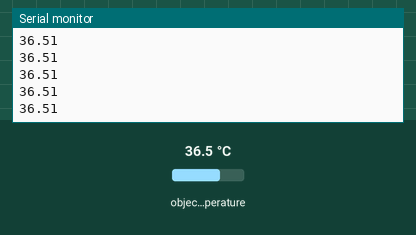
Recording of a sketch running on a simulated Arduino Uno, built with avr-gcc and run on an emulated ATmega328P. Shown: the last lines printed to the serial monitor. The test bench sets the inputs (shaded band); at power-on: object temperature 36.5 °C.

Above: at 1.2 s.
1.3 s: object temperature set to 20 °C
At 1.32 s:
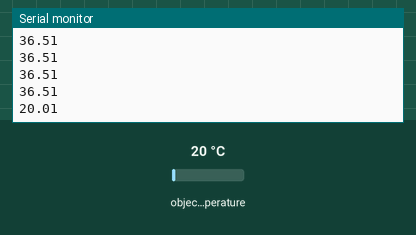
2.8 s: object temperature set to 26 °C
At 2.83 s:
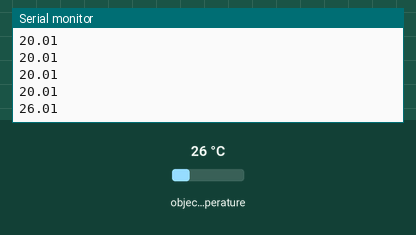
Timing chart, 0 to 5.8 s (numbered marks = the images above; inputs shaded):
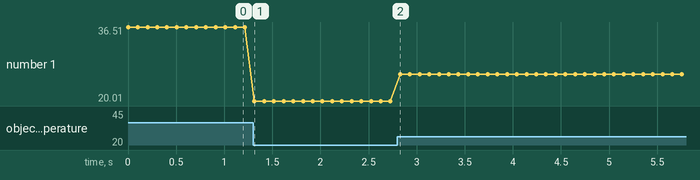

Measured:
- after the input at 1.3 s, the serial monitor: prints a new line at once (image 1)
- after the input at 2.8 s, the serial monitor: prints a new line at once (image 2)
- plotted number 1: 36.51 → 20.01 after the input at 1.3 s, 20.01 → 26.01 after the input at 2.8 s

The sketch:

IRThermal.ino
```cpp
#include <Wire.h> // I2C library, required for MLX90614
#include <SparkFunMLX90614.h> // SparkFunMLX90614 Arduino library

IRTherm therm; // Create an IRTherm object to interact with throughout

void setup()
{
  Serial.begin(9600); // Initialize Serial to log output
  therm.begin(); // Initialize thermal IR sensor
  therm.setUnit(TEMP_C); // Set the library's units to Farenheit
  // Alternatively, TEMP_F can be replaced with TEMP_C for Celsius or
  // TEMP_K for Kelvin.
}

void loop()
{

  // Call therm.read() to read object and ambient temperatures from the sensor.
  if (therm.read()) // On success, read() will return 1, on fail 0.
  {
    // Use the object() and ambient() functions to grab the object and ambient
  // temperatures.
  // They'll be floats, calculated out to the unit you set with setUnit().
    Serial.println(String(therm.object(), 2));
  }
  delay(100);
}
```
